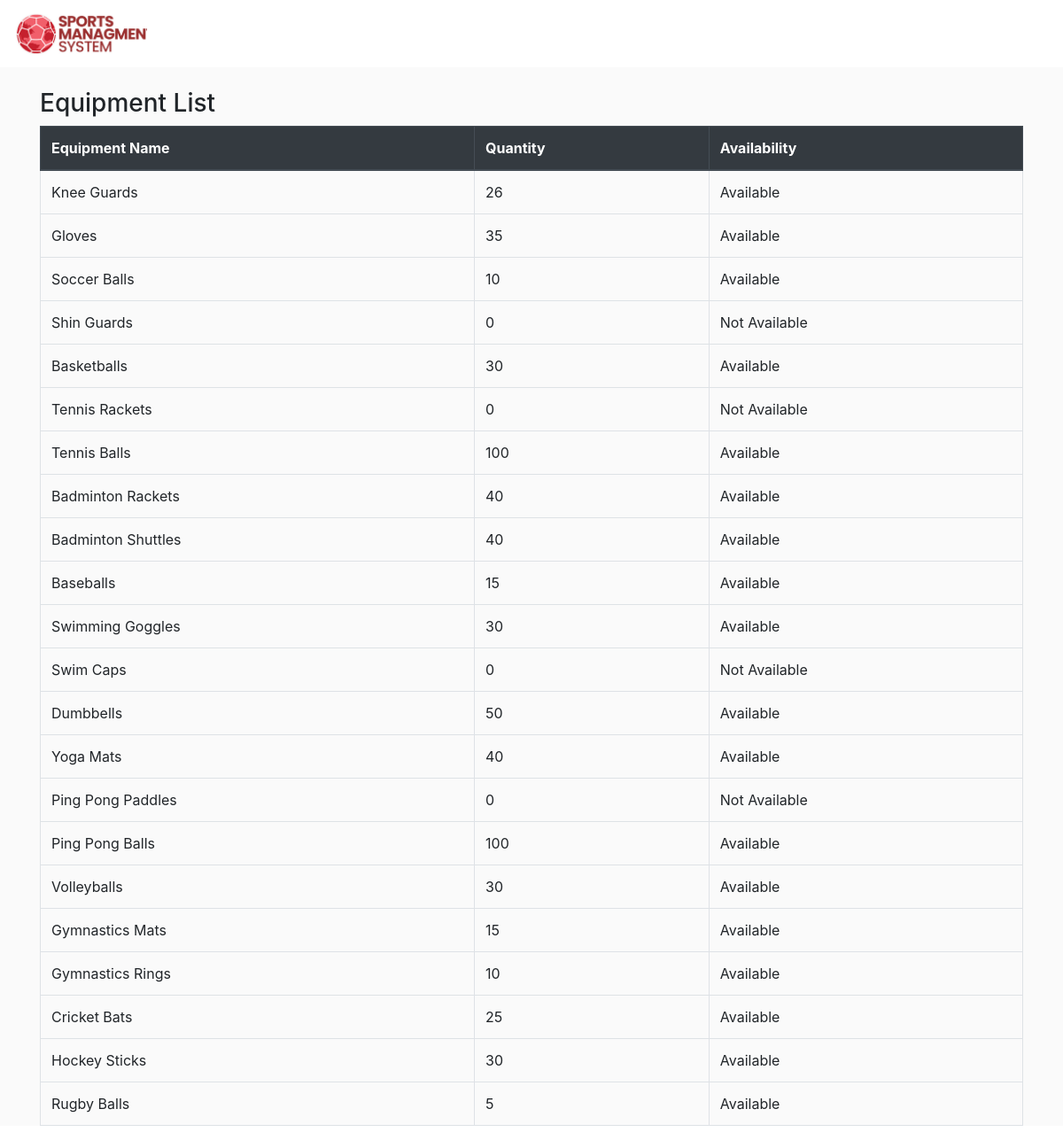
The page /equipments.php on the database its author committed.
### tables this page shows
CREATE TABLE `inventory` (
  `EquipmentID` int(11) NOT NULL,
  `EquipmentName` varchar(255) NOT NULL,
  `Quantity` int(11) NOT NULL,
  `Availability` enum('Available','Not Available') NOT NULL
);

### equipments.php (the view, shortened to what this page needs)
<!DOCTYPE html>
<html lang="en">
<head>
    <link rel="stylesheet" href="assets/css/registration.css">
    <link rel="stylesheet" href="assets/css/style.css">
    <link rel="stylesheet" href="https://cdn.jsdelivr.net/npm/bootstrap@4.6.2/dist/css/bootstrap.min.css">
</head>
<body>
    <?php
    include 'db_config.php';
    $sql = "SELECT * FROM inventory";
    $result = $conn->query($sql);
    ?>
    <header>
        <nav class="navbar navbar-expand-md navbar-light">
            <a class="navbar-brand" href="index.php">
                <div class="logo"></div>
            </a>
        </nav>
    </header>
    <div class="container-fluid">
        <div class="container"><br>
            <h3>Equipment List</h3>
            <table class="table table-bordered table-hover">
                <thead class="thead-dark">
                    <tr>
                        <th>Equipment Name</th>
                        <th>Quantity</th>
                        <th>Availability</th>
                    </tr>
                </thead>
                <tbody>
                    <?php
                    if ($result->num_rows > 0) {
                        while ($row = $result->fetch_assoc()) {
                            echo "<tr>";
                            echo '<td>' . $row["EquipmentName"] . '</td>';
                            echo '<td>' . $row["Quantity"] . '</td>';
                            echo '<td>' . $row["Availability"] . '</td>';
                            echo "</tr>";
                        }
                    } else {
                        echo "<tr><td colspan='3'>No equipment found.</td></tr>";
                    }
                    ?>
                </tbody>
            </table>
        </div>
    </div>
</body>
</html>

### assets/css/registration.css (style rules this page uses)
.container-fluid { background-color: #fafafa; }
.container { background-color: #fafafa; }

### assets/css/style.css (style rules this page uses)
:root { --primary-bg-color: #db3725; --primary-title-color: #fed81b; --primary-text-color: #db3725; --slider-title-color: #fed81b; --slider-bg-color: #fed81b; }
html,body { margin: 0; padding: 0; border: none; box-sizing: border-box; font-family: 'Open-sans', sans-serif; }
nav { margin: 0 auto; max-width: 1400px; }
header { background-color: #ffffff; }
.logo { width: 150px; height: 50px; background: url("../img/logo.jpg"); background-size: cover; }

### rows shown on the page
inventory: EquipmentName "Knee Guards", Quantity "26", Availability "Available"
inventory: EquipmentName "Gloves", Quantity "35", Availability "Available"
inventory: EquipmentName "Soccer Balls", Quantity "10", Availability "Available"
inventory: EquipmentName "Shin Guards", Quantity "0", Availability "Not Available"
inventory: EquipmentName "Basketballs", Quantity "30", Availability "Available"
inventory: EquipmentName "Tennis Rackets", Quantity "0", Availability "Not Available"
inventory: EquipmentName "Tennis Balls", Quantity "100", Availability "Available"
inventory: EquipmentName "Badminton Rackets", Quantity "40", Availability "Available"
inventory: EquipmentName "Badminton Shuttles", Quantity "40", Availability "Available"
inventory: EquipmentName "Baseballs", Quantity "15", Availability "Available"
inventory: EquipmentName "Swimming Goggles", Quantity "30", Availability "Available"
inventory: EquipmentName "Swim Caps", Quantity "0", Availability "Not Available"
inventory: EquipmentName "Dumbbells", Quantity "50", Availability "Available"
inventory: EquipmentName "Yoga Mats", Quantity "40", Availability "Available"
inventory: EquipmentName "Ping Pong Paddles", Quantity "0", Availability "Not Available"
inventory: EquipmentName "Ping Pong Balls", Quantity "100", Availability "Available"
inventory: EquipmentName "Volleyballs", Quantity "30", Availability "Available"
inventory: EquipmentName "Gymnastics Mats", Quantity "15", Availability "Available"
inventory: EquipmentName "Gymnastics Rings", Quantity "10", Availability "Available"
inventory: EquipmentName "Cricket Bats", Quantity "25", Availability "Available"
inventory: EquipmentName "Hockey Sticks", Quantity "30", Availability "Available"
inventory: EquipmentName "Rugby Balls", Quantity "5", Availability "Available"
